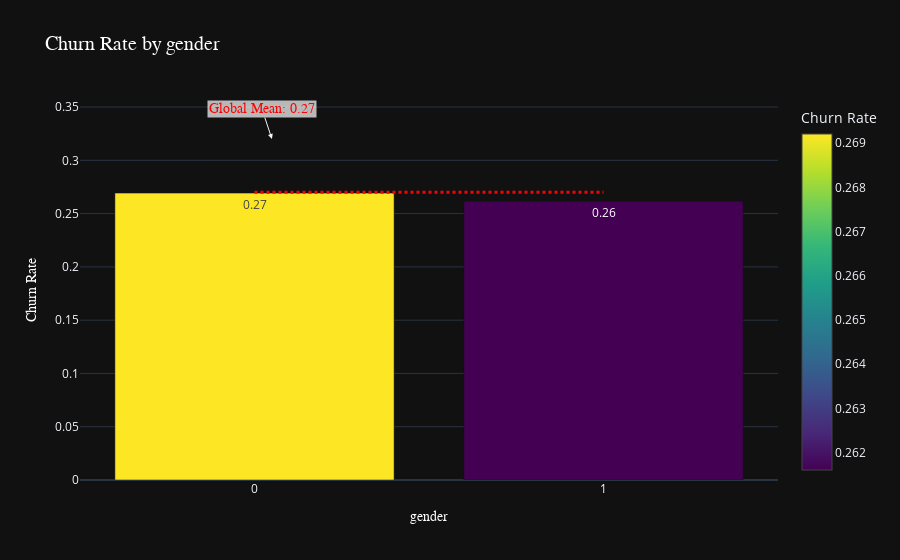
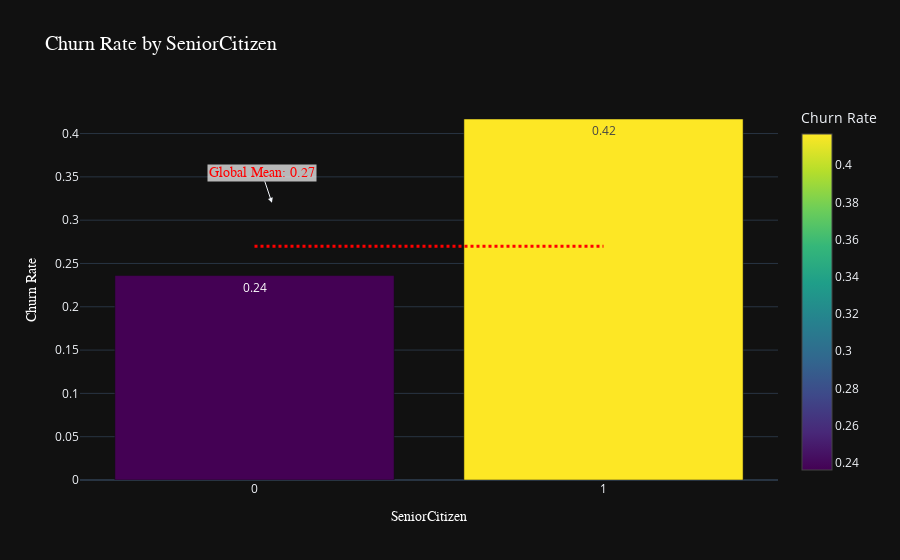
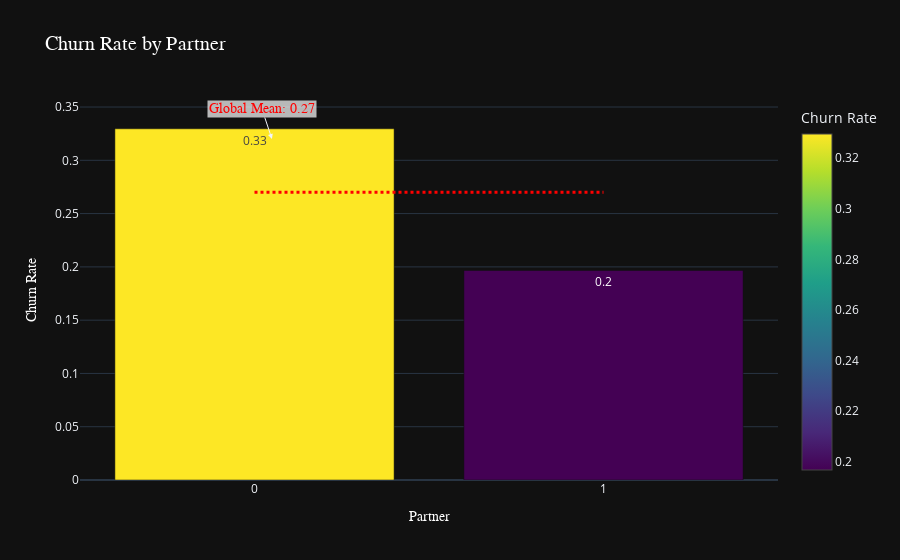
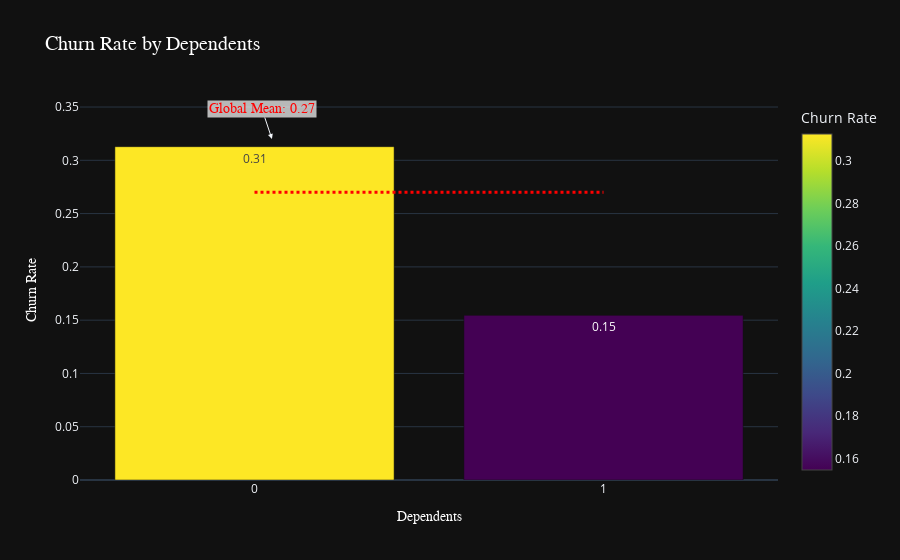

The notebook cell these images were saved under, in order:
### Code cell
exclude_columns = ['tenure', 'MonthlyCharges', 'TotalCharges']

render_limit = 16  # Limit the number of figures becaues it crash in colab and kaggle
counter = 0

for feature in df.columns:
    if feature in exclude_columns or feature == 'Churn':
        continue

    df_group = df.groupby(by=feature)['Churn'].mean().reset_index()

    fig = go.Figure()
    fig.add_trace(go.Bar(
        x=df_group[feature],
        y=df_group['Churn'],
        marker=dict(
            color=df_group['Churn'],
            colorscale='Viridis',
            colorbar=dict(title='Churn Rate')
        ),
        text=df_group['Churn'].round(2),
        textposition='auto',
    ))

    fig.add_shape(
        type='line',
        x0=df_group[feature].min(), x1=df_group[feature].max(),
        y0=global_mean, y1=global_mean,
        line=dict(color='red', width=3, dash='dot')
    )

    fig.add_annotation(
        x=df_group[feature].min() + (df_group[feature].max() - df_group[feature].min()) * 0.05,
        y=global_mean + 0.05,
        text=f'Global Mean: {global_mean}',
        showarrow=True,
        arrowhead=2,
        font=dict(color='red', size=14, family='Arial'),
        bgcolor='rgba(255, 255, 255, 0.7)'
    )

    fig.update_layout(
        title=f'Churn Rate by {feature}',
        xaxis_title=feature,
        yaxis_title='Churn Rate',
        xaxis=dict(tickvals=df_group[feature], ticktext=df_group[feature].astype(int)),
        template='plotly_dark',
        title_font=dict(size=20, family='Arial', color='white'),
        xaxis_title_font=dict(size=14, family='Arial', color='white'),
        yaxis_title_font=dict(size=14, family='Arial', color='white')
    )

    if counter < render_limit:
        fig.show()
        counter += 1
    else:
        break

### Figure 1 — Plotly figure (JSON) as saved in the notebook; plotly's stock layout.template omitted (floating-point values rounded to 4 significant figures)
{"data": [{"marker": {"color": [0.2692, 0.2616], "colorbar": {"title": {"text": "Churn Rate"}}, "colorscale": [[0, "#440154"], [0.1111, "#482878"], [0.2222, "#3e4989"], [0.3333, "#31688e"], [0.4444, "#26828e"], [0.5556, "#1f9e89"], [0.6667, "#35b779"], [0.7778, "#6ece58"], [0.8889, "#b5de2b"], [1, "#fde725"]]}, "text": [0.27, 0.26], "textposition": "auto", "type": "bar", "x": [0, 1], "y": [0.2692, 0.2616]}], "layout": {"annotations": [{"arrowhead": 2, "bgcolor": "rgba(255, 255, 255, 0.7)", "font": {"color": "red", "family": "Arial", "size": 14}, "showarrow": true, "text": "Global Mean: 0.27", "x": 0.05, "y": 0.32}], "shapes": [{"line": {"color": "red", "dash": "dot", "width": 3}, "type": "line", "x0": 0, "x1": 1, "y0": 0.27, "y1": 0.27}], "title": {"font": {"color": "white", "family": "Arial", "size": 20}, "text": "Churn Rate by gender"}, "xaxis": {"ticktext": [0, 1], "tickvals": [0, 1], "title": {"font": {"color": "white", "family": "Arial", "size": 14}, "text": "gender"}}, "yaxis": {"title": {"font": {"color": "white", "family": "Arial", "size": 14}, "text": "Churn Rate"}}}}

### Figure 2 — Plotly figure (JSON) as saved in the notebook; plotly's stock layout.template omitted (floating-point values rounded to 4 significant figures)
{"data": [{"marker": {"color": [0.2361, 0.4168], "colorbar": {"title": {"text": "Churn Rate"}}, "colorscale": [[0, "#440154"], [0.1111, "#482878"], [0.2222, "#3e4989"], [0.3333, "#31688e"], [0.4444, "#26828e"], [0.5556, "#1f9e89"], [0.6667, "#35b779"], [0.7778, "#6ece58"], [0.8889, "#b5de2b"], [1, "#fde725"]]}, "text": [0.24, 0.42], "textposition": "auto", "type": "bar", "x": [0, 1], "y": [0.2361, 0.4168]}], "layout": {"annotations": [{"arrowhead": 2, "bgcolor": "rgba(255, 255, 255, 0.7)", "font": {"color": "red", "family": "Arial", "size": 14}, "showarrow": true, "text": "Global Mean: 0.27", "x": 0.05, "y": 0.32}], "shapes": [{"line": {"color": "red", "dash": "dot", "width": 3}, "type": "line", "x0": 0, "x1": 1, "y0": 0.27, "y1": 0.27}], "title": {"font": {"color": "white", "family": "Arial", "size": 20}, "text": "Churn Rate by SeniorCitizen"}, "xaxis": {"ticktext": [0, 1], "tickvals": [0, 1], "title": {"font": {"color": "white", "family": "Arial", "size": 14}, "text": "SeniorCitizen"}}, "yaxis": {"title": {"font": {"color": "white", "family": "Arial", "size": 14}, "text": "Churn Rate"}}}}

### Figure 3 — Plotly figure (JSON) as saved in the notebook; plotly's stock layout.template omitted (floating-point values rounded to 4 significant figures)
{"data": [{"marker": {"color": [0.3296, 0.1966], "colorbar": {"title": {"text": "Churn Rate"}}, "colorscale": [[0, "#440154"], [0.1111, "#482878"], [0.2222, "#3e4989"], [0.3333, "#31688e"], [0.4444, "#26828e"], [0.5556, "#1f9e89"], [0.6667, "#35b779"], [0.7778, "#6ece58"], [0.8889, "#b5de2b"], [1, "#fde725"]]}, "text": [0.33, 0.2], "textposition": "auto", "type": "bar", "x": [0, 1], "y": [0.3296, 0.1966]}], "layout": {"annotations": [{"arrowhead": 2, "bgcolor": "rgba(255, 255, 255, 0.7)", "font": {"color": "red", "family": "Arial", "size": 14}, "showarrow": true, "text": "Global Mean: 0.27", "x": 0.05, "y": 0.32}], "shapes": [{"line": {"color": "red", "dash": "dot", "width": 3}, "type": "line", "x0": 0, "x1": 1, "y0": 0.27, "y1": 0.27}], "title": {"font": {"color": "white", "family": "Arial", "size": 20}, "text": "Churn Rate by Partner"}, "xaxis": {"ticktext": [0, 1], "tickvals": [0, 1], "title": {"font": {"color": "white", "family": "Arial", "size": 14}, "text": "Partner"}}, "yaxis": {"title": {"font": {"color": "white", "family": "Arial", "size": 14}, "text": "Churn Rate"}}}}

### Figure 4 — Plotly figure (JSON) as saved in the notebook; plotly's stock layout.template omitted (floating-point values rounded to 4 significant figures)
{"data": [{"marker": {"color": [0.3128, 0.1545], "colorbar": {"title": {"text": "Churn Rate"}}, "colorscale": [[0, "#440154"], [0.1111, "#482878"], [0.2222, "#3e4989"], [0.3333, "#31688e"], [0.4444, "#26828e"], [0.5556, "#1f9e89"], [0.6667, "#35b779"], [0.7778, "#6ece58"], [0.8889, "#b5de2b"], [1, "#fde725"]]}, "text": [0.31, 0.15], "textposition": "auto", "type": "bar", "x": [0, 1], "y": [0.3128, 0.1545]}], "layout": {"annotations": [{"arrowhead": 2, "bgcolor": "rgba(255, 255, 255, 0.7)", "font": {"color": "red", "family": "Arial", "size": 14}, "showarrow": true, "text": "Global Mean: 0.27", "x": 0.05, "y": 0.32}], "shapes": [{"line": {"color": "red", "dash": "dot", "width": 3}, "type": "line", "x0": 0, "x1": 1, "y0": 0.27, "y1": 0.27}], "title": {"font": {"color": "white", "family": "Arial", "size": 20}, "text": "Churn Rate by Dependents"}, "xaxis": {"ticktext": [0, 1], "tickvals": [0, 1], "title": {"font": {"color": "white", "family": "Arial", "size": 14}, "text": "Dependents"}}, "yaxis": {"title": {"font": {"color": "white", "family": "Arial", "size": 14}, "text": "Churn Rate"}}}}
